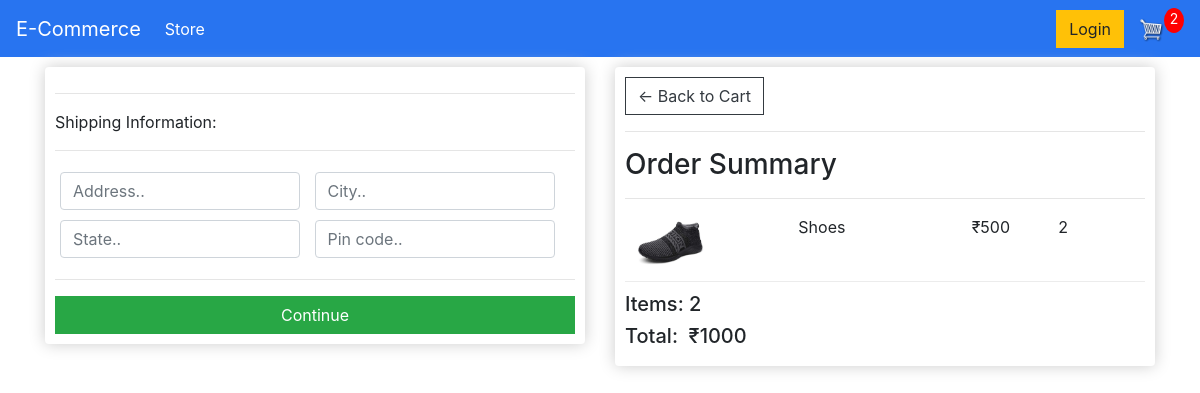
/checkout/ (signed in), run on an earlier commit of the app's database.
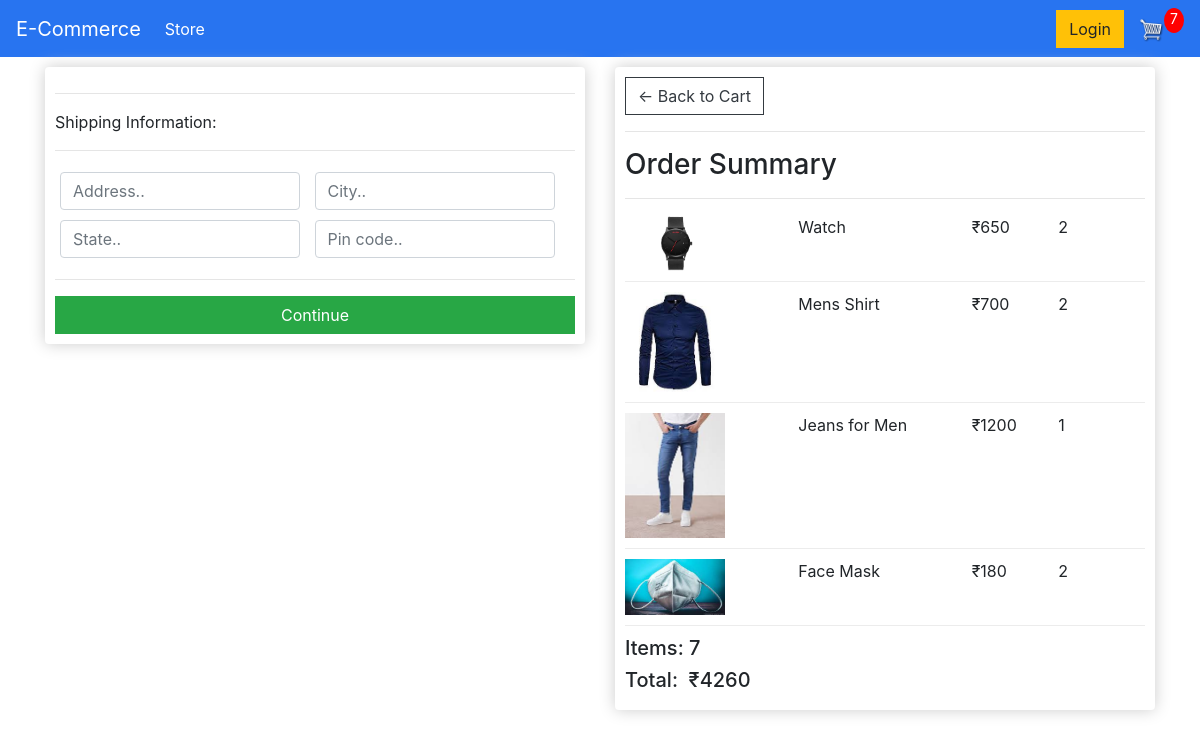
And on a later commit of the database.
### store/models.py (models this page shows, shortened)
class OrderItem(models.Model):
    product = models.ForeignKey(Product, on_delete=models.SET_NULL, null=True)
    order = models.ForeignKey(Order, on_delete=models.SET_NULL, null=True)
    quantity = models.IntegerField(default=0, null=True, blank=True)
    date_added = models.DateTimeField(auto_now_add=True)
    @property
    def get_order_item_total(self):
        total = self.quantity * self.product.price
        return total

class Product(models.Model):
    name = models.CharField(max_length=50, null=True)
    price = models.IntegerField()
    digital = models.BooleanField(default=False, null=True, blank=True)
    image = models.ImageField(null=True, blank=True)
    @property
    def imageURL(self):
        try:
            url = self.image.url
        except:
            url = 'images/default_image.png'
        return url

class Order(models.Model):
    customer = models.ForeignKey(Customer, on_delete=models.SET_NULL, null=True, blank=True)
    date_ordered = models.DateTimeField(auto_now_add=True)
    complete = models.BooleanField(default=False, null=True, blank=True)
    transaction_id = models.CharField(max_length=100, null=True)
    @property
    def shipping(self):
        shipping = False
        orderitems = self.orderitem_set.all()
        for i in orderitems:
            if i.product.digital == False:
                shipping = True
        return shipping
    @property
    def get_total_cart_items(self):                         # total no of items
        orderitems = self.orderitem_set.all()
        total = sum([item.quantity for item in orderitems])
        return total
    @property
    def get_cart_total(self):                               # total cost
        orderitems = self.orderitem_set.all()
        total = sum([item.get_order_item_total for item in orderitems])
        return total

### store/views.py (the view)
# urls.py: path('checkout/', views.checkout, name='checkout'),
def checkout(request):
    data = cartData(request)        #from utils.py(to avoid code redundancy)
    cartItems = data['cartItems']
    order = data['order']
    items = data['items']
    context = {'items':items, 'order':order, 'cartItems': cartItems}
    return render(request, 'store/checkout.html', context)

### store/utils.py (called while the page is built)
def cartData(request):                         #actual view which repeats for each page
    if request.user.is_authenticated:
        customer = request.user.customer
        order, created = Order.objects.get_or_create(customer=customer, complete = False)
        items = order.orderitem_set.all()
        cartItems = order.get_total_cart_items
    else:
        cookieData = cookieCart(request)        #function from same file
        cartItems = cookieData['cartItems']
        order = cookieData['order']
        items = cookieData['items']
    return {'cartItems':cartItems, 'order':order, 'items':items}

### store/templates/store/checkout.html (shortened to what this page needs)
{% extends 'store/main.html' %}
{% load static %}
{% block content %}
    <div class="row">
		<div class="col-lg-6">
			<div class="box-element" id="form-wrapper">
				<form id="form">
					<div id="shipping-info">
						<hr>
						<p>Shipping Information:</p>
						<hr>
						<div class="form-field">
							<input class="form-control" type="text" name="address" placeholder="Address..">
						</div>
						<div class="form-field">
							<input class="form-control" type="text" name="city" placeholder="City..">
						</div>
						<div class="form-field">
							<input class="form-control" type="text" name="state" placeholder="State..">
						</div>
						<div class="form-field">
							<input class="form-control" type="text" name="pincode" placeholder="Pin code..">
						</div>
					</div>
					<hr>
					<input id="form-button" class="btn btn-success btn-block" type="submit" value="Continue">
				</form>
			</div>
			<br>
		</div>
		<div class="col-lg-6">
			<div class="box-element">
				<a  class="btn btn-outline-dark" href="{% url 'cart' %}">&#x2190; Back to Cart</a>
				<hr>
				<h3>Order Summary</h3>
				<hr>
				{% for item in items %}
				<div class="cart-row">
					<div style="flex:2"><img class="row-image" src="{{item.product.imageURL}}"></div>
					<div style="flex:2"><p>{{item.product.name}}</p></div>
					<div style="flex:1"><p>&#x20b9;{{item.product.price}}</p></div>
					<div style="flex:1"><p>{{item.quantity}}</p></div>
				</div>
				{% endfor %}
				<h5>Items: {{order.get_total_cart_items}}</h5>
				<h5>Total:&nbsp; &#x20b9;{{order.get_cart_total}}</h5>
			</div>
		</div>
	</div>
{% endblock content %}

What changed in the data, as far as the page shows it:
removed OrderItem: product.imageURL (picture), product.name "Shoes", product.price "500", quantity "2"
added OrderItem: product.imageURL (picture), product.name "Watch", product.price "650", quantity "2"
added OrderItem: product.imageURL (picture), product.name "Mens Shirt", product.price "700", quantity "2"
added OrderItem: product.imageURL (picture), product.name "Jeans for Men", product.price "1200", quantity "1"
added OrderItem: product.imageURL (picture), product.name "Face Mask", product.price "180", quantity "2"
computed for Order: get_total_cart_items "2" → "7"; get_cart_total "1000" → "4260"
Also different on the page:
{{ cartItems }}: "2" → "7"
